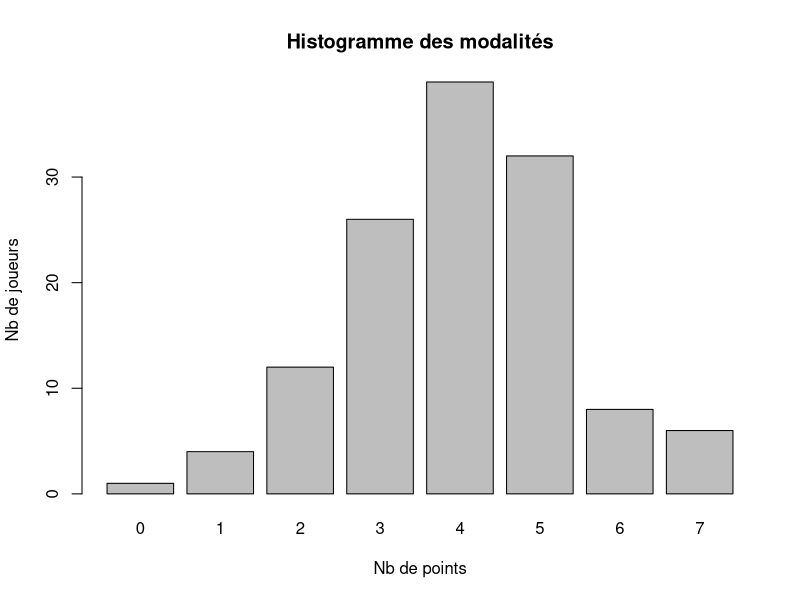

Generate this figure with R:
#Simulation d'un grand nombre de sortie de poule selon les règles du tournoi
#d'échecs de l'Arcep en 2023


#Définir n 
n <- 128

# Pour la reproductibilité des résultats
set.seed(123)  

vecteur <- rep(0,n)  

t <- 8

#Répéter l'opération afin de simuler t tours 
for (i in 1:t) {indices <- sample(seq_along(vecteur), length(vecteur) %/% 2)  # Indices aléatoires pour ajouter 1

vecteur[indices] <- vecteur[indices] + 1  # Ajouter 1 aux éléments sélectionnés

sort(vecteur)}

#Vecteur trié 
print(sort(vecteur))

#Créer le tableau des valeurs de notre simulation
tableau <- table(vecteur)

barplot(tableau, main = "Histogramme des modalités", xlab = "Nb de points", ylab = "Nb de joueurs")
